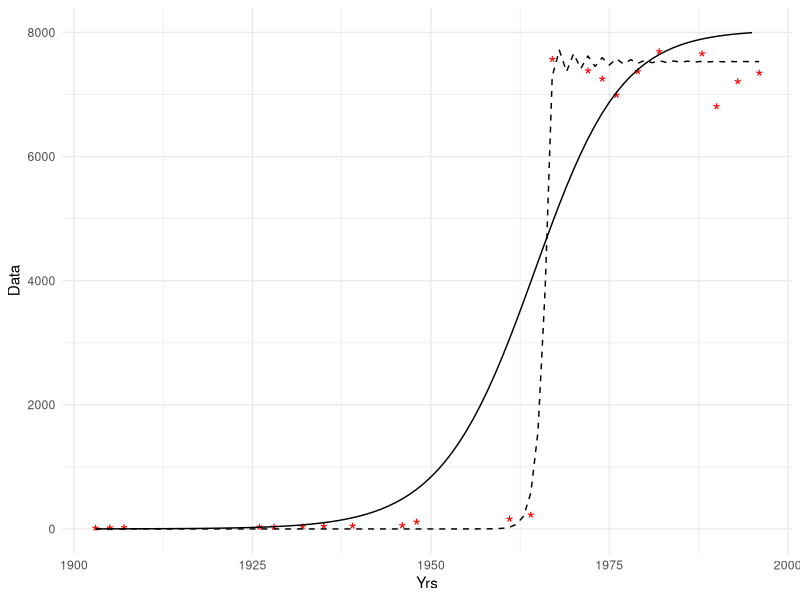
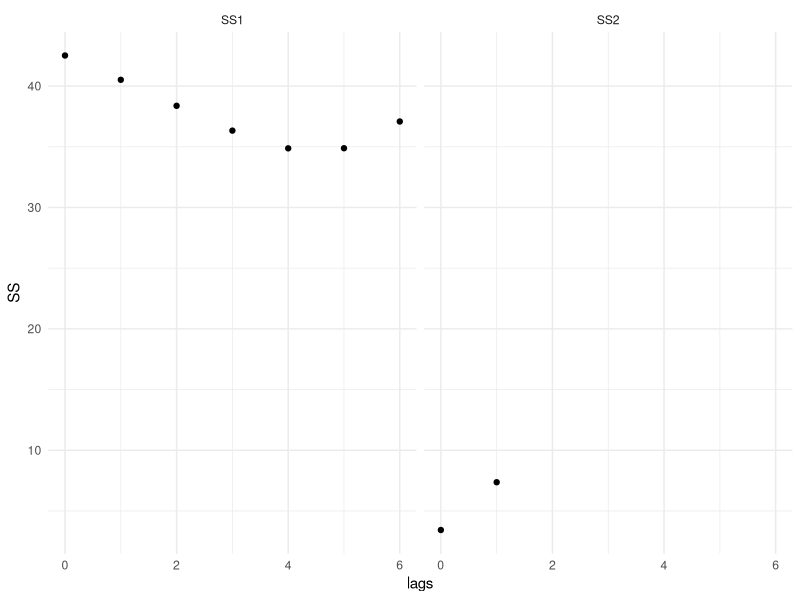
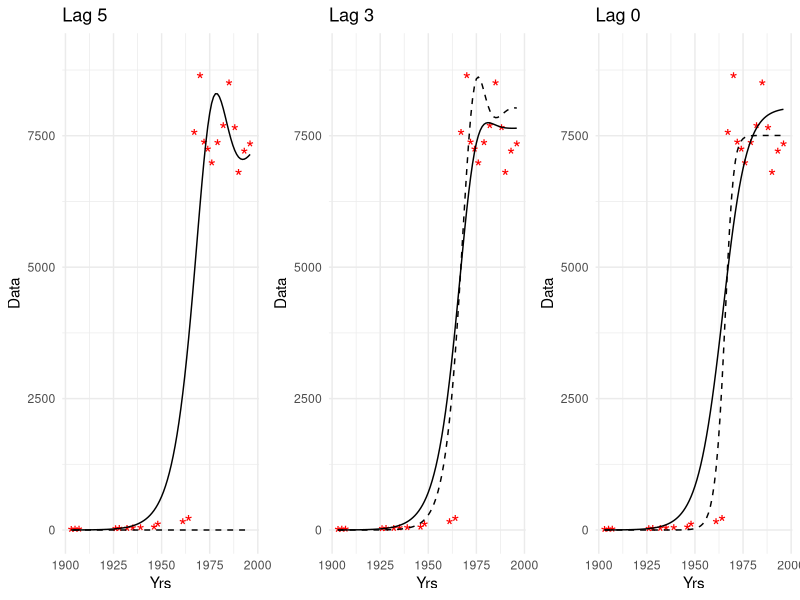

These charts were generated, in order, by the following R code:
## ---- chunk 1
#| label: load-packages
#| include: false

library(tidyverse)
library(palmerpenguins)
theme_set(theme_minimal())
## ---- chunk 2

Yrs<-c(1903, 1905, 1907, 1926, 1928, 1932, 1935, 1939, 1946, 1948, 1961, 1964, 1967, 1970, 1972, 1974, 1976, 1979, 1982, 1985, 1988, 1990, 1993, 1996)
Data<-c(12, 15, 17, 25, 27, 30, 37, 42, 52, 108, 156, 219, 7563, 8642, 7378, 7245, 6983, 7367, 7689, 8503, 7654, 6803, 7204, 7343)
length(Yrs); length(Data)

#pars, Years, and Numbers are vector arguments
LogisticGrowthModel<-function(pars, Years, Numbers, ReturnResults=F){
  
  #print(Years)
  
  KK<-pars[1]; rr<-pars[2]; BB<-pars[3]#assign parameters
  
  TT<-Years[1]:Years[length(Years)] #stretch out years within model so no missing years

  #print(TT)
  
  PP<-vector(mode = "numeric", length = length(TT));  #empty population size vector
  
  DD<-vector(mode = "numeric", length = length(TT)); #empty population growth vector
  
  II<-rr*BB*(1-BB/KK) #initial growth to reach year 1 from year 0
  
  PP[1]<-BB+II # population assignment at year 1, based on parameter BB (initial population)
  
  for(i in 2:length(PP)){ 
    
    DD[i-1] <- rr*PP[i-1]*(1-PP[i-1]/KK); #this is dN/dt - amount the population grows based
    #on conditions in the previous time step
    
    PP[i] <- PP[i-1] + DD[i-1] #update population size
    
    } 

  #print(DD)
  #print(PP)
  
   Predictions<-data.frame(Years = TT, Pred = PP); #create predictions
   
   Observations<-data.frame(Years, Numbers) #store observations in data frame
   
   Results<-merge(Predictions, Observations, by = "Years") #match Predictions and Observations by Year
  
   SS<-sum((Results$Numbers - Results$Pred)^2) #calculate sum of squares: sum((obs - pred)^2)
  
   #print('Results')
   #print(Results)
  if(ReturnResults==T){ return(list(Predictions, SS))} else {return(SS)}
   #controls options for what is returned from function

   }

#LogisticGrowthModel(c(7500,0.5), Yrs, Data, t=0, ReturnResults=T) ERROR
LogisticGrowthModel(c(7500,0.5,1), Years=Yrs, Numbers=Data, ReturnResults=T)


## ---- chunk 3

OptPars1<-optim(c(7500,0.5,1), LogisticGrowthModel, method = 'L-BFGS-B', Years = Yrs, Numbers = Data, lower = c(2000, 0,0.8), upper = c(10000, 1,100), control = list(maxit = 50000))
OptPars1

OptPars2<-optim(c(7500,0.5,1), LogisticGrowthModel, Years = Yrs, Numbers = Data, control = list(maxit = 50000))
OptPars2

Predictions1<-LogisticGrowthModel(OptPars1$par, Yrs, Data, ReturnResults=T)[[1]]
Predictions2<-LogisticGrowthModel(OptPars2$par, Yrs, Data, ReturnResults=T)[[1]]

#tibble(Yrs, Data) %>% 
#  ggplot(aes(Yrs, Data)) + geom_point(shape = '*', color = 'red', size = 5) + ylim(0,8000)


tibble(Yrs, Data) %>% 
  ggplot(aes(Yrs, Data)) + geom_point(shape = '*', color = 'red', size = 5) + ylim(0,8000) + geom_line(aes(Years, Pred), data = Predictions1) + geom_line(aes(Years, Pred), data = Predictions2, linetype = 2)

## ---- chunk 4
# Now try to figure out the best time lag as shown in the on-line example. 
# Hint: plot SS as it relates to the time lag value. SS is your sums of 
# squares, so the value with the lowest sum of squares is the one you want. 
# Try lag values of 0 - 5. To include a lag, use the next function instead. 
# Note that there is now an additional parameter for lag t.

LogisticGrowthModelLag<-function(pars, Years, Numbers, t=0, ReturnResults=F){
  KK<-pars[1]; rr<-pars[2]; BB<-pars[3]
  TT<-Years[1]:Years[length(Years)]
  PP<-vector(mode = "numeric", length = length(TT));
  DD<-vector(mode = "numeric", length = length(TT)); 
  II<-rr*BB*(1-BB/KK)
  PP[1]<-BB+II
  
  #implementing Logistic Growth for Years with no lagged Numbers data
  if(t>0){
    for(i in 2:(t+1)){ 
      DD[i-1]<- rr*PP[i-1]*(1-PP[i-1]/KK);
      PP[i]<-PP[i-1] + DD[i-1]
    }
  }
  
  #implementing Lagged growth
  for(i in (t+2):length(PP)){ 
    DD[i-1]<- rr*PP[i-1]*(1-PP[i-1-t]/KK); 
    PP[i]<-PP[i-1] + DD[i-1]
  }
  
  #print(PP) 
  Predictions<-data.frame(Years = TT, Pred = PP); Observations<-data.frame(Years, Numbers)
  Results<-merge(Predictions, Observations, by = "Years")
  SS<-sum((Results$Numbers - Results$Pred)^2)
  if(ReturnResults==T){ return(list(Predictions, SS))} else {return(ifelse(is.infinite(SS), 10000000000, SS))}
}

LogisticGrowthModelLag(OptPars1$par, t=3,Yrs, Data, ReturnResults=T)
LogisticGrowthModelLag(OptPars2$par, t=3,Yrs, Data, ReturnResults=T)

SS1<-SS2<-vector(mode = "numeric", length = 7)
OptPars1_list<-OptPars2_list<-NULL

for(i in 0:6){
  OptPars1_list[[i+1]]<-try(optim(OptPars1$par, fn=LogisticGrowthModelLag, t=i, method = 'L-BFGS-B', Years = Yrs, Numbers = Data, lower = c(2000, 0,0.8), upper = c(10000, 1,100), control = list(maxit = 50000)), silent=T)
  OptPars2_list[[i+1]]<-try(optim(OptPars2$par, fn=LogisticGrowthModelLag, t=i, Years = Yrs, Numbers = Data, control = list(maxit = 50000)),silent=T)
  SS1[i+1]<-try(OptPars1_list[[i+1]]$value/1000000,silent=T )
  SS2[i+1]<-try(OptPars2_list[[i+1]]$value/1000000,silent=T )
}

SS1 
SS2 

## ---- chunk 5
#Q - The time lag corresponding with the minimum SS is the best. What is time lag is that?
#That is, which would you choose if the best model by least squares (SS)?



tibble(lags=c(0:6), SS=SS1) %>% 
  mutate(type = 'SS1') %>% 
  bind_rows(tibble(lags=c(0:6), SS=ifelse(grepl('Error', SS2), NA_real_, as.numeric(SS2))) %>% 
  mutate(type = 'SS2')) %>% 
  group_by(type) %>% 
  ggplot(aes(lags, SS)) + geom_point() + facet_wrap(~type)

## ---- chunk 6

#Q - BUT, this is what happens with lag = 5. Why? (Compare plots with lag = 0 - 4)

OptPars<-NULL

OptPars<-optim(c(7500,0.5,1), LogisticGrowthModelLag, t=5, Years = Yrs, Numbers = Data)

Predictions<-LogisticGrowthModelLag(c(OptPars$par), t=5,Yrs, Data, ReturnResults=T)[[1]]
Predictions2<-LogisticGrowthModelLag(c(OptPars1_list[[6]]$par), t=6-1,Yrs, Data, ReturnResults=T)[[1]]

L5 <- tibble(Yrs, Data) %>% ggplot(aes(Yrs, Data)) + geom_point(shape = "*", color = "red", size = 5) + ylim(-1,9000) + geom_line(aes(Years, Pred), data = Predictions, lty = 2) + ggtitle('Lag 5') + geom_line(aes(Years, Pred), data = Predictions2, lty = 1)

LogisticGrowthModelLag(OptPars2$par, t=5,Yrs, Data, ReturnResults=T)


#...compared with lag = 3
OptPars<-NULL
OptPars<-optim(c(7500,0.5,1), LogisticGrowthModelLag, t=3, Years = Yrs, Numbers = Data)
Predictions<-LogisticGrowthModelLag(c(OptPars$par), t=3,Yrs, Data, ReturnResults=T)[[1]]
Predictions2<-LogisticGrowthModelLag(c(OptPars1_list[[4]]$par), t=4-1,Yrs, Data, ReturnResults=T)[[1]]
L3 <- tibble(Yrs,Data) %>% ggplot(aes(Yrs, Data)) + geom_point(shape = "*", color = "red", size = 5) + ylim(-1,9000) + geom_line(aes(Years, Pred), data = Predictions, lty = 2) + ggtitle('Lag 3') + geom_line(aes(Years, Pred), data = Predictions2, lty = 1)

#...and no lag = 0
OptPars<-NULL
OptPars<-optim(c(7500,0.5,1), LogisticGrowthModelLag, t=0, Years = Yrs, Numbers = Data)
Predictions<-LogisticGrowthModelLag(c(OptPars$par), t=0,Yrs, Data, ReturnResults=T)[[1]]
Predictions2<-LogisticGrowthModelLag(c(OptPars1_list[[1]]$par), t=1-1,Yrs, Data, ReturnResults=T)[[1]]
L0 <- tibble(Yrs, Data) %>% ggplot(aes(Yrs, Data)) + geom_point(shape = "*", color = "red", size = 5) + ylim(-1,9000) + geom_line(aes(Years, Pred), data = Predictions, lty = 2) + ggtitle('Lag 0') + geom_line(aes(Years, Pred), data = Predictions2, lty = 1)


#Q - Which one fits the data best?
gridExtra::grid.arrange(L5, L3, L0, ncol = 3)

